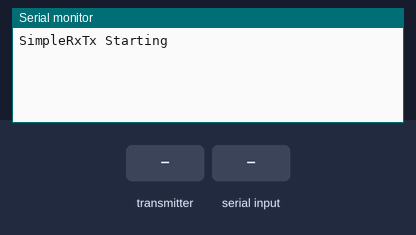
Simulated run of this sketch. Board: Arduino Uno, built with avr-gcc and run on an emulated ATmega328P. Parts: the last lines printed to the serial monitor. The inputs (shaded band) are chosen by the test bench. No radio packets arrive unless stated.

Above: at 1.2 s.
1.3 s: the transmitter starts sending rcvNew = 0
At 1.8 s:
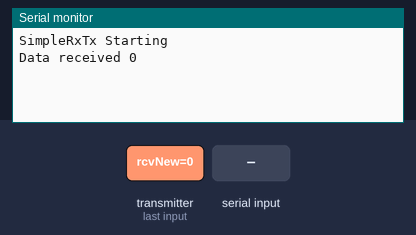
2.8 s: "1" received over Serial
At 4.3 s:
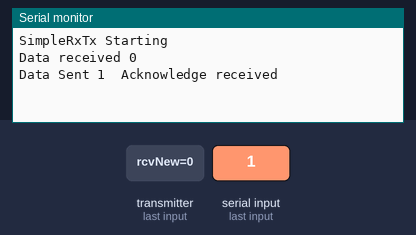

Measured:
- after the input at 1.3 s, the serial monitor: prints a new line at once (image 1)
- after the input at 2.8 s, the serial monitor: prints a new line at once (image 2)

The sketch:

ChatRadio.ino
```cpp
// SimpleTx - the master or the transmitter

#include <SPI.h>
#include <nRF24L01.h>
#include <RF24.h>

#define CE_PIN   9
#define CSN_PIN 10

String inputString = "";         // a String to hold incoming data
boolean stringComplete = false;  // whether the string is complete

char rcvNew;
char rcvOld;

const byte slaveAddress[5] = {'R','x','A','A','A'};

RF24 radio(CE_PIN, CSN_PIN); // Create a Radio

unsigned long currentMillis;
unsigned long prevMillis;
unsigned long txIntervalMillis = 1000; // send once per second


void setup() {

    Serial.begin(9600);
    inputString.reserve(200);

    Serial.println("SimpleRxTx Starting");

    radio.begin();
    radio.setDataRate( RF24_250KBPS );
    radio.setRetries(3,5); // delay, count
    radio.openReadingPipe(1, slaveAddress);
    radio.startListening();
}

//====================

void loop() {
    if ( radio.available() ) {
      radio.read( &rcvNew, sizeof(rcvNew) );
    }

    if (rcvNew != rcvOld)
    {
      Serial.print("Data received ");
      Serial.println(rcvNew);
    }
    rcvOld = rcvNew;
}

//====================

void send() {

    radio.stopListening();
    radio.openWritingPipe(slaveAddress);

    bool rslt;
    rslt = radio.write( &inputString, sizeof(inputString) );
        // Always use sizeof() as it gives the size as the number of bytes.
        // For example if dataToSend was an int sizeof() would correctly return 2

    if (rslt) {
        Serial.print("Data Sent ");
        Serial.print(inputString);
        Serial.println("  Acknowledge received");
    }

    radio.startListening();
}

void serialEvent() {
  while (Serial.available()) {
    char inChar = (char)Serial.read();
    inputString = inChar;
    send();

  }
}
```
